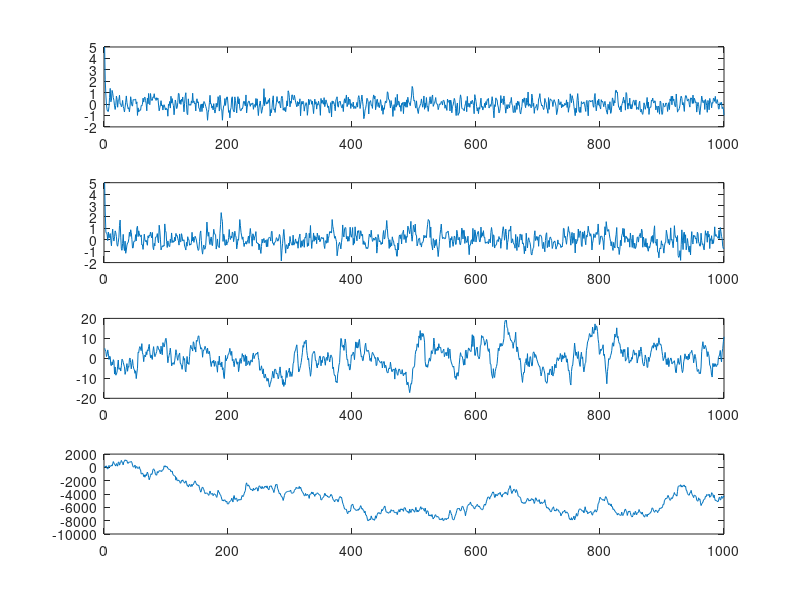

MATLAB code for this plot:
% initial value
x0 = 5;
betasAR = [0.4,0.5,.9,.999];
sigmaAR = 0.25;
n = 1000; m = length(betasAR);
x=[x0,zeros(1,n-1)];
arvar = zeros(n,m);

for k = 1:m
    for i=2:n
        x(i) = betasAR(k)*x(i-1)+normrnd(0,sigmaAR/(1-betasAR(k)));
    end
    arvar(:,k)= x;
    subplot(m,1,k)
    plot(x);
end



